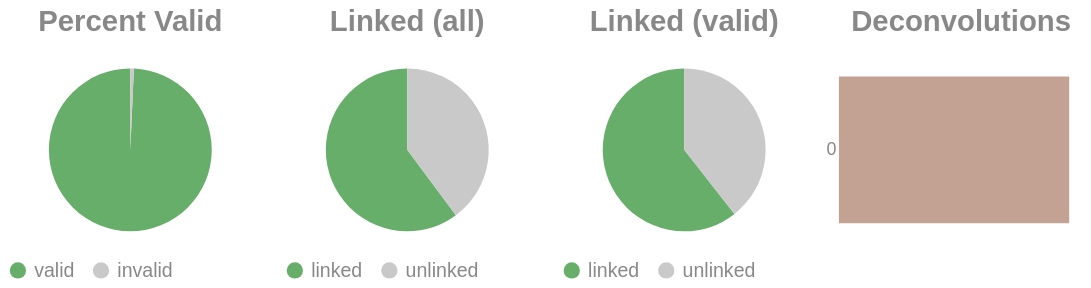

Source (notebook cell):
### Code cell
if SKIPLR:
    pass
else:
    clash = Counter()
    for i in valids['molecule'].to_list():
        _mol = i.split("-")
        if len(_mol) == 1:
            clash.update('0')
        else:
            clash.update(_mol[-1])

    _d = {"deconvolutions": [], 'count': []}
    for k,v in clash.items():
        _d['deconvolutions'].append(k)
        _d['count'].append(v)

    tot_valid = valids['reads'].sum()
    mask = valids['reads'] >= 2
    n_linked_reads = valids.filter(mask)['reads'].sum()
    if n_linked_reads == 0:
        print_html("No linked molecules (>=2 reads) were detected; skipping linked-only distributions.")
        SKIPLR = True
    else:
        perc_valid = round(tot_valid / n_reads, 4)
        linked_perc_abs = round(n_linked_reads / n_reads, 4)
        linked_perc = round(n_linked_reads / tot_valid, 4)

    _valid = pl.DataFrame({"valids": ['valid', 'invalid'], "count": [tot_valid, n_reads - tot_valid]})
    _linked_abs = pl.DataFrame({"linked (absolute)": ['linked', 'unlinked'], "count": [n_linked_reads, n_reads - n_linked_reads]})
    _linked_rel = pl.DataFrame({"linked (valids)": ['linked', 'unlinked'], "count": [n_linked_reads, tot_valid - n_linked_reads]})

    (
        alt.hconcat(
            piechart(_valid, goodval = 'valid', title = "Percent Valid"),
            piechart(_linked_abs, goodval = "linked", title =  "Linked (all)"),
            piechart(_linked_rel, goodval = "linked", title =  "Linked (valid)"),
            convolutionbar(pl.DataFrame(_d), title = "Deconvolutions"),
            center = True,
            bounds = 'flush'
        )
        .resolve_scale(color='independent')
        .resolve_legend('independent')
        .properties(usermeta={'embedOptions': {"actions": False}})
    ).display()

### Figure 1 — Vega-Lite specification as saved in the notebook (floating-point values rounded to 4 significant figures)
{"width": "container", "height": 400, "config": {"title": {"anchor": "start", "dy": -15, "fontSize": 18, "color": "#888888", "subtitleColor": "#888888", "subtitleFontSize": 14}, "arc": {"fill": "#0072B2"}, "axis": {"domainColor": "#888888", "domainWidth": 0.5, "gridWidth": 0.2, "grid": false, "titleFontWeight": 400, "titleFontSize": 15, "labelFontSize": 11, "labelColor": "#888888", "tickColor": "#888888", "tickWidth": 0.2, "titleColor": "#888888"}, "axisBand": {"grid": false}, "axisX": {"grid": true, "tickSize": 10, "domainCap": "round"}, "axisY": {"domain": false, "grid": true, "tickSize": 0, "domainCap": "round"}, "background": "transparent", "header": {"labelFontSize": 15, "labelColor": "#888888", "titleFontSize": 15, "titleFontWeight": 600, "titleColor": "#888888"}, "legend": {"labelFont": "sans-serif", "labelFontSize": 12, "labelColor": "#888888", "symbolSize": 100, "symbolType": "circle", "titleFontSize": 12, "titlePadding": 10, "titleColor": "#888888", "title": null}, "range": {"category": ["#E69F00", "#56B4E9", "#009E73", "#F0E442", "#0072B2", "#D55E00", "#CC79A7", "#000000"], "diverging": ["#cfe8f3", "#a2d4ec", "#73bfe2", "#46abdb", "#1696d2", "#12719e"]}, "area": {"fill": "#0072B2", "fillOpacity": 0.7, "line": true, "strokeOpacity": 0.7}, "line": {"color": "#0072B2", "stroke": "#0072B2", "strokeWidth": 2}, "trail": {"color": "#0072B2", "stroke": "#0072B2", "strokeWidth": 0, "size": 1}, "point": {"filled": true, "fillOpacity": 1.0, "size": 95}, "text": {"color": "#888888", "fontSize": 11, "align": "right", "fontWeight": 400, "size": 11}, "bar": {"fill": "#0072B2", "stroke": null}, "view": {"stroke": null, "continuousWidth": 660, "continuousHeight": 400}}, "hconcat": [{"data": {"name": "data-4118b44252724ba1fd91606f16ead938"}, "mark": {"type": "arc"}, "encoding": {"color": {"field": "valids", "legend": {"orient": "bottom", "title": null}, "scale": {"domain": ["valid", "invalid"], "range": ["#68ae6b", "#C9C9C9"]}, "title": "Valids", "type": "nominal"}, "theta": {"field": "count", "type": "quantitative"}, "tooltip": [{"field": "valids", "title": "Valids", "type": "ordinal"}, {"field": "percent", "format": ".2%", "title": "Percent", "type": "quantitative"}, {"field": "count", "title": "Count", "type": "quantitative"}]}, "height": 100, "title": {"text": "Percent Valid", "align": "center", "anchor": "middle"}, "transform": [{"calculate": "datum.count / 10487943", "as": "percent"}], "width": 150}, {"data": {"name": "data-131b5d8fb1c122a2283dfa1002a79ebd"}, "mark": {"type": "arc"}, "encoding": {"color": {"field": "linked (absolute)", "legend": {"orient": "bottom", "title": null}, "scale": {"domain": ["linked", "unlinked"], "range": ["#68ae6b", "#C9C9C9"]}, "title": "Linked (Absolute)", "type": "nominal"}, "theta": {"field": "count", "type": "quantitative"}, "tooltip": [{"field": "linked (absolute)", "title": "Linked (Absolute)", "type": "ordinal"}, {"field": "percent", "format": ".2%", "title": "Percent", "type": "quantitative"}, {"field": "count", "title": "Count", "type": "quantitative"}]}, "height": 100, "title": {"text": "Linked (all)", "align": "center", "anchor": "middle"}, "transform": [{"calculate": "datum.count / 10487943", "as": "percent"}], "width": 150}, {"data": {"name": "data-07c4249e51c714b54538cadfca600feb"}, "mark": {"type": "arc"}, "encoding": {"color": {"field": "linked (valids)", "legend": {"orient": "bottom", "title": null}, "scale": {"domain": ["linked", "unlinked"], "range": ["#68ae6b", "#C9C9C9"]}, "title": "Linked (Valids)", "type": "nominal"}, "theta": {"field": "count", "type": "quantitative"}, "tooltip": [{"field": "linked (valids)", "title": "Linked (Valids)", "type": "ordinal"}, {"field": "percent", "format": ".2%", "title": "Percent", "type": "quantitative"}, {"field": "count", "title": "Count", "type": "quantitative"}]}, "height": 100, "title": {"text": "Linked (valid)", "align": "center", "anchor": "middle"}, "transform": [{"calculate": "datum.count / 10414975", "as": "percent"}], "width": 150}, {"data": {"name": "data-ecab3c39d19ac6430dba635b1a993b38"}, "mark": {"type": "bar"}, "encoding": {"color": {"field": "deconvolutions", "legend": null, "scale": {"scheme": "lightgreyred"}, "type": "nominal"}, "tooltip": [{"field": "deconvolutions", "title": "Deconvolutions", "type": "ordinal"}, {"field": "percent", "format": ".2%", "title": "Percent", "type": "quantitative"}, {"field": "count", "title": "Count", "type": "quantitative"}], "x": {"axis": null, "field": "count", "type": "quantitative"}, "y": {"field": "deconvolutions", "sort": "ascending", "title": null, "type": "nominal"}}, "height": 100, "title": {"text": "Deconvolutions", "align": "center", "anchor": "middle"}, "transform": [{"calculate": "datum.count / 6125424", "as": "percent"}], "width": 150}], "bounds": "flush", "center": true, "resolve": {"legend": {"angle": "independent"}, "scale": {"color": "independent"}}, "usermeta": {"embedOptions": {"actions": false}}, "$schema": "https://vega.github.io/schema/vega-lite/v6.1.0.json", "datasets": {"data-4118b44252724ba1fd91606f16ead938": [{"valids": "valid", "count": 10414975}, {"valids": "invalid", "count": 72968}], "data-131b5d8fb1c122a2283dfa1002a79ebd": [{"linked (absolute)": "linked", "count": 6311164}, {"linked (absolute)": "unlinked", "count": 4176779}], "data-07c4249e51c714b54538cadfca600feb": [{"linked (valids)": "linked", "count": 6311164}, {"linked (valids)": "unlinked", "count": 4103811}], "data-ecab3c39d19ac6430dba635b1a993b38": [{"deconvolutions": "0", "count": 6125424}]}}
